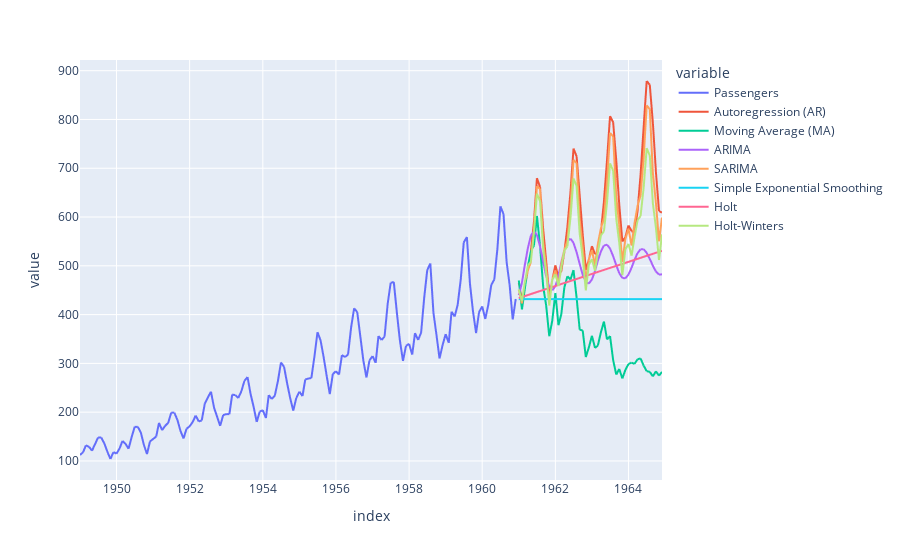

Notebook cell for this chart:
### Markdown cell above
## All together

### Code cell
list_df = [df_forecast_arima_components, df_forecast_arima, df_forecast_exponential] #!
list_df = [df.drop(columns='Passengers') for df in list_df]

df_forecast = pd.concat(list_df, axis=1)
df_forecast = pd.concat([df_passengers, df_forecast], axis=1)

df_forecast.plot()

### Figure 1 — Plotly figure (JSON) as saved in the notebook; plotly's stock layout.template omitted (floating-point values rounded to 4 significant figures; data arrays with more than 128 entries replaced by an {"elided": "..."} marker saying what was removed)
{"data": [{"hovertemplate": "variable=Passengers<br>index=%{x}<br>value=%{y}<extra></extra>", "legendgroup": "Passengers", "line": {"color": "#636efa", "dash": "solid"}, "marker": {"symbol": "circle"}, "mode": "lines", "name": "Passengers", "showlegend": true, "type": "scattergl", "x": {"elided": "192 str values"}, "xaxis": "x", "y": {"elided": "192 int values"}, "yaxis": "y"}, {"hovertemplate": "variable=Autoregression (AR)<br>index=%{x}<br>value=%{y}<extra></extra>", "legendgroup": "Autoregression (AR)", "line": {"color": "#EF553B", "dash": "solid"}, "marker": {"symbol": "circle"}, "mode": "lines", "name": "Autoregression (AR)", "showlegend": true, "type": "scattergl", "x": {"elided": "192 str values"}, "xaxis": "x", "y": {"elided": "192 float values"}, "yaxis": "y"}, {"hovertemplate": "variable=Moving Average (MA)<br>index=%{x}<br>value=%{y}<extra></extra>", "legendgroup": "Moving Average (MA)", "line": {"color": "#00cc96", "dash": "solid"}, "marker": {"symbol": "circle"}, "mode": "lines", "name": "Moving Average (MA)", "showlegend": true, "type": "scattergl", "x": {"elided": "192 str values"}, "xaxis": "x", "y": {"elided": "192 float values"}, "yaxis": "y"}, {"hovertemplate": "variable=ARIMA<br>index=%{x}<br>value=%{y}<extra></extra>", "legendgroup": "ARIMA", "line": {"color": "#ab63fa", "dash": "solid"}, "marker": {"symbol": "circle"}, "mode": "lines", "name": "ARIMA", "showlegend": true, "type": "scattergl", "x": {"elided": "192 str values"}, "xaxis": "x", "y": {"elided": "192 float values"}, "yaxis": "y"}, {"hovertemplate": "variable=SARIMA<br>index=%{x}<br>value=%{y}<extra></extra>", "legendgroup": "SARIMA", "line": {"color": "#FFA15A", "dash": "solid"}, "marker": {"symbol": "circle"}, "mode": "lines", "name": "SARIMA", "showlegend": true, "type": "scattergl", "x": {"elided": "192 str values"}, "xaxis": "x", "y": {"elided": "192 float values"}, "yaxis": "y"}, {"hovertemplate": "variable=Simple Exponential Smoothing<br>index=%{x}<br>value=%{y}<extra></extra>", "legendgroup": "Simple Exponential Smoothing", "line": {"color": "#19d3f3", "dash": "solid"}, "marker": {"symbol": "circle"}, "mode": "lines", "name": "Simple Exponential Smoothing", "showlegend": true, "type": "scattergl", "x": {"elided": "192 str values"}, "xaxis": "x", "y": {"elided": "192 float values"}, "yaxis": "y"}, {"hovertemplate": "variable=Holt<br>index=%{x}<br>value=%{y}<extra></extra>", "legendgroup": "Holt", "line": {"color": "#FF6692", "dash": "solid"}, "marker": {"symbol": "circle"}, "mode": "lines", "name": "Holt", "showlegend": true, "type": "scattergl", "x": {"elided": "192 str values"}, "xaxis": "x", "y": {"elided": "192 float values"}, "yaxis": "y"}, {"hovertemplate": "variable=Holt-Winters<br>index=%{x}<br>value=%{y}<extra></extra>", "legendgroup": "Holt-Winters", "line": {"color": "#B6E880", "dash": "solid"}, "marker": {"symbol": "circle"}, "mode": "lines", "name": "Holt-Winters", "showlegend": true, "type": "scattergl", "x": {"elided": "192 str values"}, "xaxis": "x", "y": {"elided": "192 float values"}, "yaxis": "y"}], "layout": {"autosize": true, "legend": {"title": {"text": "variable"}, "tracegroupgap": 0}, "margin": {"t": 60}, "xaxis": {"anchor": "y", "autorange": true, "domain": [0, 1], "range": ["1949-01-01", "1964-12-01"], "title": {"text": "index"}, "type": "date"}, "yaxis": {"anchor": "x", "autorange": true, "domain": [0, 1], "range": [60.95, 921.9], "title": {"text": "value"}, "type": "linear"}}}
